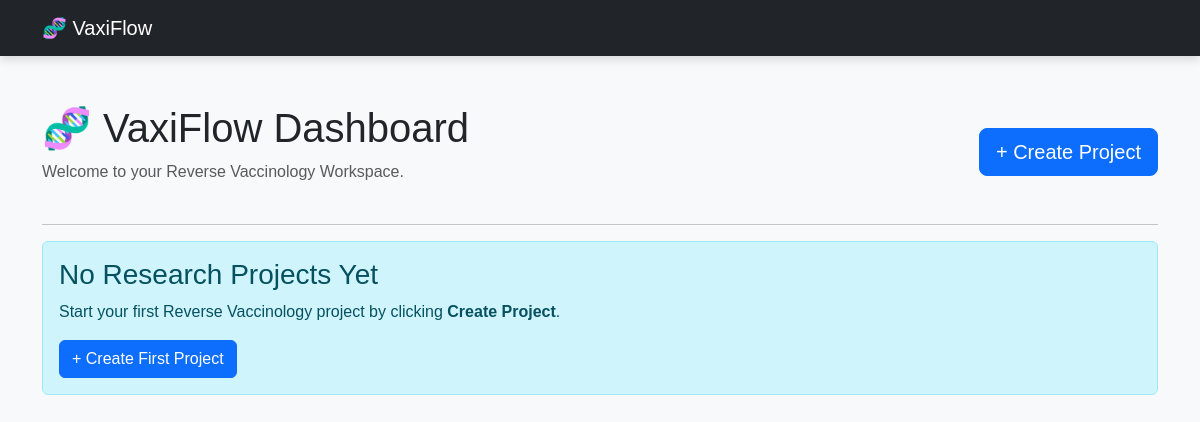
The app's page /, older data.
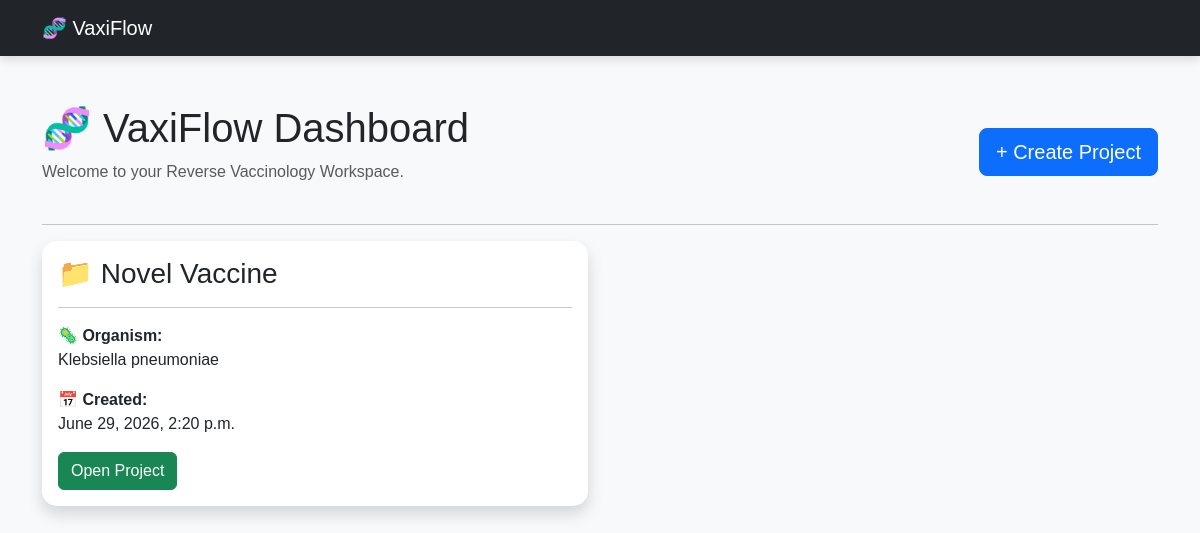
The same page, newer data.
### users/models.py (models this page shows, shortened)
class Project(models.Model):
    project_name = models.CharField(max_length=200)
    organism = models.CharField(max_length=300)
    description = models.TextField(blank=True)
    created_at = models.DateTimeField(auto_now_add=True)

### users/views.py (the view)
def home(request):
    projects = Project.objects.all().order_by("-created_at")
    return render(
        request,
        "dashboard/home.html",
        {
            "projects": projects
        }
    )

### templates/dashboard/home.html
{% extends "base.html" %}
{% block content %}
<div class="d-flex justify-content-between align-items-center mb-4">
    <div>
        <h1>🧬 VaxiFlow Dashboard</h1>
        <p class="text-muted">
            Welcome to your Reverse Vaccinology Workspace.
        </p>
    </div>
    <div>
        <a href="/projects/create/" class="btn btn-primary btn-lg">
            + Create Project
        </a>
    </div>
</div>
<hr>
{% if projects %}
<div class="row">
    {% for project in projects %}
    <div class="col-lg-6 mb-4">
        <div class="card shadow h-100">
            <div class="card-body">
                <h3 class="card-title">
                    📁 {{ project.project_name }}
                </h3>
                <hr>
                <p>
                    <strong>🦠 Organism:</strong><br>
                    {{ project.organism }}
                </p>
                <p>
                    <strong>📅 Created:</strong><br>
                    {{ project.created_at }}
                </p>
                <div class="d-flex justify-content-between">
                    <a
                        href="/projects/{{ project.id }}/"
                        class="btn btn-success">
                        Open Project
                    </a>
                </div>
            </div>
        </div>
    </div>
    {% endfor %}
</div>
{% else %}
<div class="alert alert-info">
    <h3>No Research Projects Yet</h3>
    <p>
        Start your first Reverse Vaccinology project by clicking
        <strong>Create Project</strong>.
    </p>
    <a
        href="/projects/create/"
        class="btn btn-primary">
        + Create First Project
    </a>
</div>
{% endif %}
{% endblock %}

Row changes from the older to the newer data that the page shows:
added Project: project_name "Novel Vaccine", organism "Klebsiella pneumoniae", created_at "June 29, 2026, 2:20 p.m."
Text that changed along with them:
text no longer shown: "No Research Projects Yet Start your first Reverse Vaccinology project by clicking Create Project . + Create First Project"
